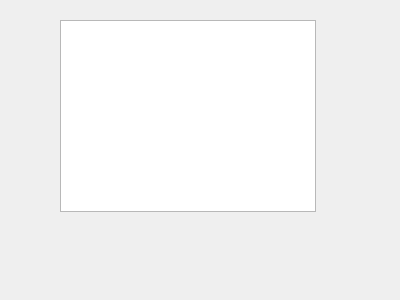
<?xml version="1.0" encoding="UTF-8"?>
<ui version="4.0">
 <class>Pw_values</class>
 <widget class="QWidget" name="Pw_values">
  <property name="geometry">
   <rect>
    <x>0</x>
    <y>0</y>
    <width>400</width>
    <height>300</height>
   </rect>
  </property>
  <property name="windowTitle">
   <string>Pw_values</string>
  </property>
  <widget class="QTableWidget" name="tableWidget">
   <property name="geometry">
    <rect>
     <x>60</x>
     <y>20</y>
     <width>256</width>
     <height>192</height>
    </rect>
   </property>
  </widget>
 </widget>
 <layoutdefault spacing="6" margin="11"/>
 <resources/>
 <connections/>
</ui>
